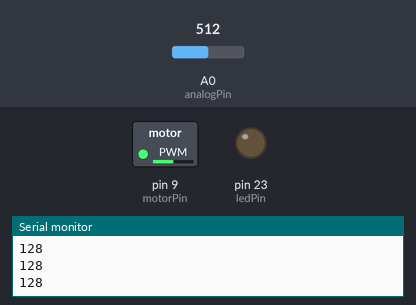
Recording of a sketch running on a simulated Arduino Mega 2560, built with avr-gcc and run on an emulated ATmega2560. Parts: switched loads named in the sketch (green lamp = pin HIGH), output pins drawn as LEDs (lit = HIGH), the last lines printed to the serial monitor. The test bench sets the inputs (shaded band); at power-on: A0 (analogPin) = 512.

Above: at 1.2 s.
1.3 s: A0 (analogPin) set to 716
At 2.0 s:
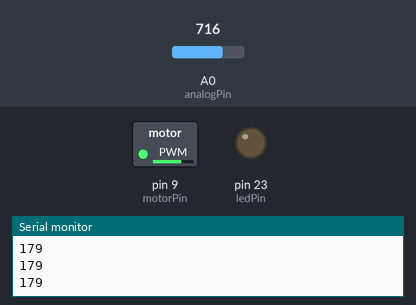
2.8 s: A0 (analogPin) set to 900
At 3.2 s:
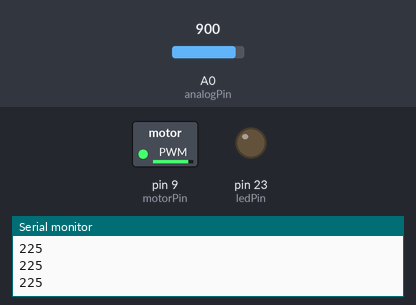
4.3 s: A0 (analogPin) set to 122
At 5.5 s:
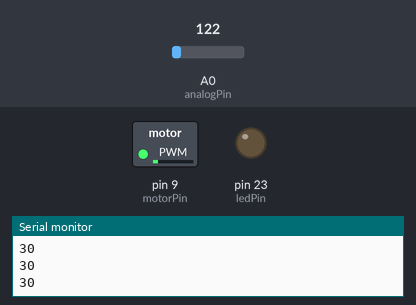
5.8 s: A0 (analogPin) set to 0
At 6.6 s:
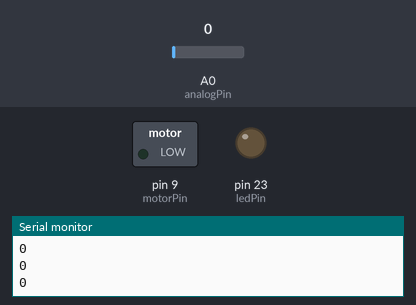
Timing chart, 0 to 8.3 s (numbered marks = the images above; inputs shaded):
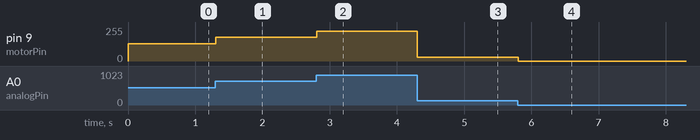

Measured:
- after the input at 1.3 s, pin 9 (motorPin): 128/255 → 179/255 at once
- after the input at 2.8 s, pin 9 (motorPin): 179/255 → 225/255 at once
- after the input at 4.3 s, pin 9 (motorPin): 225/255 → 30/255 at once
- after the input at 5.8 s, pin 9 (motorPin): 30/255 → 0/255 at once

The sketch:

sketch_feb08a.ino
```cpp
int analogPin = A0;    // select the input pin for the potentiometer
int ledPin = 23;   // select the pin for the LED
int motorPin = 9;
int val = 0;       // variable to store the value coming from the sensor

void setup() {
  pinMode(ledPin, OUTPUT);  // declare the ledPin as an OUTPUT
  //pinMode(analogPin, INPUT);
  Serial.begin(9600);
}

void loop() {
  val = analogRead(analogPin);    // read the value from the sensor
  val = val >> 2;
  Serial.println(val);
  analogWrite(motorPin,val);
  //digitalWrite(ledPin, HIGH);  // turn the ledPin on
  //digitalWrite(analogPin, HIGH);  // turn the ledPin on
  //delay(val);              // wait for a second
  //digitalWrite(ledPin, LOW);   // turn the ledPin off
  //digitalWrite(analogPin, LOW);  // turn the ledPin on
  //delay(val);                  // stop the program for some time
}
```
